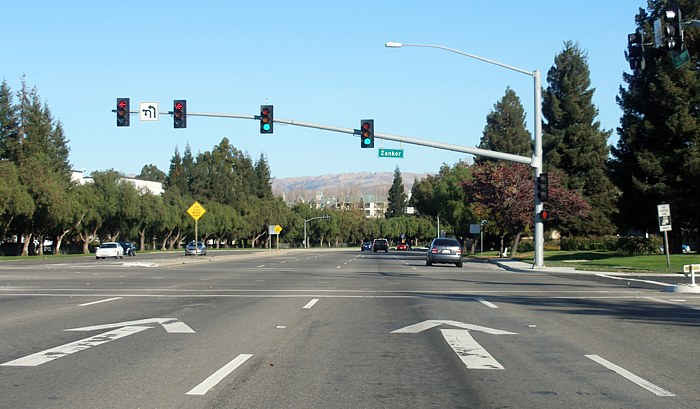
#> input picture openCV Lanes/Curved Lanes/Test Data/p1.jpg, 700 x 409 px, given in place of pathvalild_Trim.mp4, which was not available
$ jupyter execute --allow-errors 'Step By Step Lane.ipynb'   (shell and % lines are left out)   (text cells are left out)
#> lines starting #> are read from the running program, lines starting #| are printed output that depends on the picture; after the words box and inside, x2 and y2 are one past the last pixel; in counts of white or black regions, pixels touching at a corner belong together; pictures that were not available may be replaced by others from this repository, and a replacement may not be noted
[cell 1]
import cv2 as cv
import matplotlib.pyplot as plt
import numpy as np
import seaborn as sns
import pandas as pd
try:
    from jupyterthemes import jtplot
    jtplot.style(theme='monokai', context='notebook', ticks=True, grid=False)
except:
    pass
import os,sys,warnings
warnings.filterwarnings('ignore')

[cell 2]
import cv2 as cv
import numpy as np
# import matplotlib.pyplot as plt

def do_canny(frame):
    # Converts frame to grayscale because we only need the luminance channel for detecting edges
    #- less computationally expensive
    gray = cv.cvtColor(frame, cv.COLOR_BGR2GRAY)
    # Applies a 5x5 gaussian blur with deviation of 0 to frame - not mandatory since Canny will do this for us
    blur = cv.GaussianBlur(gray, (11,11), 0)
#     blurred = cv.medianBlur(gray,11)
    # Applies Canny edge detector with minVal of 50 and maxVal of 150
    v = np.median(blur)
    sigma = 0.33
#     #---- Apply automatic Canny edge detection using the computed median----
    lower = int(max(0, (1.0 - sigma) * v))
    upper = int(min(255, (1.0 + sigma) * v))
    canny = cv.Canny(blur,lower,upper)
    return canny

[cell 3]
one = cv.imread(r"D:\III semester\Web Technology\Web-Technology\Assignment 5\india.jpg")

#> (a cell that did not finish here is left out)

#> (a cell that did not finish here is left out)

#> (a cell that did not finish here is left out)

[cell 7]
def do_segment(frame):
    # every image can be thought of as a matrix
    # rows , columns, channels
    # the shape attribute of the image will give you the
    # rows(shape[0]), columns (shape[1]) and channels(shape[2])
    # channels is just the number of colors
    height = frame.shape[0]
    width = frame.shape[1]
    # making a triangular polygon with three x,y co-ordinates.
    poly = np.array([
        [(0,height),(width,height),(int(frame.shape[1]/2),int(frame.shape[0]/3))] # making a triangular mask for the segment.
    ])
    # create an image with zero intensity with same dimensions as frame.
    mask = np.zeros_like(frame)
    cv.fillPoly(mask,poly,255) # filling the frame's pentagon with ones

    # a bitwise & operation between mask and frame keeps
    # only the pentagonal area of the frame
    segment = cv.bitwise_and(frame,mask)

    return segment

#> (a cell that did not finish here is left out)

#> (a cell that did not finish here is left out)

[cell 10]
def calculate_lines(frame,lines):
    # Empty arrays to store the co-ordinates of left and right lines
    left = []
    right = []
    if(lines is None):
        return (np.array([0,0,0,0]),np.array([0,0,0,0]))
    for line in lines:
        #loop through the lines found.
        x1,y1,x2,y2 = line.reshape(4)
        # fit a linear polynomial to the x and y coordinates
        # and returns a vector of coefficients which describe
        # the slope and the intercept.
        parameters = np.polyfit((x1,x2),(y1,y2),1)
        slope = parameters[0]
        y_intercept = parameters[1]
         # If slope is negative, the line is to the left of the lane, and otherwise, the line is to the right of the lane
        if slope < 0:
            left.append((slope, y_intercept))
        else:
            right.append((slope, y_intercept))
    # Averages out all the values for left and right into a single slope and y-intercept value for each line
    left_avg = np.average(left, axis = 0)
    right_avg = np.average(right, axis = 0)
    # Calculates the x1, y1, x2, y2 coordinates for the left and right lines
    if(left_avg!=[]):
        left_line = calculate_coordinates(frame, left_avg)
    else:
        left_line = np.array([0,0,0,0])
    if(right_avg!=[]):
        right_line = calculate_coordinates(frame, right_avg)
    else:
        right_line = np.array([0,0,0,0])
    return np.array([left_line, right_line])

def calculate_coordinates(frame, parameters):
    try:
        slope, intercept = parameters
    except:
        slope = 0.001
        intercept = 0
    # Sets initial y-coordinate as height from top down (bottom of the frame)
    y1 = np.int64(frame.shape[0])
    # Sets final y-coordinate as 150 above the bottom of the frame
    y2 = np.int64(y1 - 150)
    # Sets initial x-coordinate as (y1 - b) / m since y1 = mx1 + b
    x1 = np.int64( (y1-intercept) / slope)
    # Sets final x-coordinate as (y2 - b) / m since y2 = mx2 + b
    x2 = np.int64((y2 - intercept) / slope)
    return np.array([x1, y1, x2, y2])

def visualize_lines(frame, lines):
    # Creates an image filled with zero intensities with the same dimensions as the frame
    lines_visualize = np.zeros_like(frame)
    # Checks if any lines are detected
    if lines is None:
        return lines_visualize
    X1,X2=[],[]
    if lines is not None:
        for x1, y1, x2, y2 in lines:
            # Draws lines between two coordinates with green color and 5 thickness
            try:
                # trying to find the central alignment...
                X1.append(x1)
                X2.append(x2)
                cv.line(lines_visualize, (x1, y1), (x2, y2), (0, 0, 255), 5)
            except:
                pass
    return lines_visualize

[cell 11]
 # cv.HoughLinesP(frame, distance resolution of accumulator
# in pixels (larger = less precision), angle resolution of accumulator in radians (larger = less precision),
# threshold of minimum number of intersections, empty placeholder array, minimum length of line in pixels,
# maximum distance in pixels between disconnected lines)
# hough = cv.HoughLinesP(segment, 2, np.pi / 180, 100, np.array([]), minLineLength = 100, maxLineGap = 50)

[cell 12]
%cd "E:\InnerveHackathon\"

[cell 13]
def rescale_frame(frame,percent=75):
    width = int(frame.shape[1] * percent / 100)
    height = int(frame.shape[0] * percent / 100)
    dim = (width,height)
    return cv.resize(frame,dim,interpolation = cv.INTER_AREA)

[cell 14]
cap = cv.VideoCapture(r"E:\InnerveHackathon\pathvalild_Trim.mp4")
while (cap.isOpened()):
    # ret = a boolean return value from getting the frame,
    # frame = the current frame being projected in video

    ret, frame = cap.read()
#> frame is the input picture: shape (409, 700, 3); mean B, G, R 142.4, 140.2, 122.9
    try:
        frame = rescale_frame(frame,percent = 57)
#> in rescale_frame, `return cv.resize(frame,dim,interpolation = cv.INTER_AREA)`:
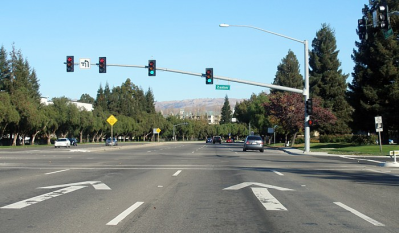
#> returned value: shape (233, 399, 3); mean of channels 0, 1, 2 142.4, 140.2, 122.9; drawn as B, G, R
    except:
        break
    canny = do_canny(frame)
#> in do_canny (call 3), `gray = cv.cvtColor(frame, cv.COLOR_BGR2GRAY)`:
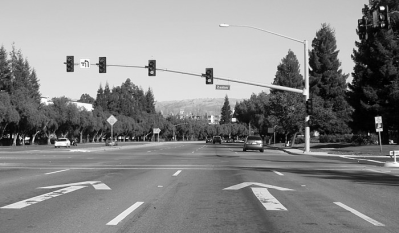
#> gray: shape (233, 399); min 0, max 253, mean 135.3
#> in do_canny (call 3), `blur = cv.GaussianBlur(gray, (11,11), 0)`:
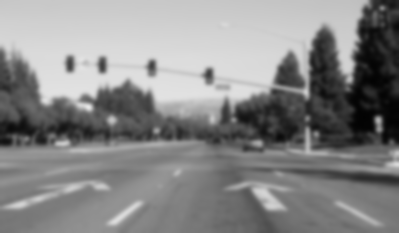
#> blur: shape (233, 399); min 2, max 229, mean 135.3
#> in do_canny (call 3), `v = np.median(blur)`: v = 130
#> in do_canny (call 3), `lower = int(max(0, (1.0 - sigma) * v))`: lower = 87
#> in do_canny (call 3), `upper = int(min(255, (1.0 + sigma) * v))`: upper = 172
#> in do_canny (call 3), `canny = cv.Canny(blur,lower,upper)`:
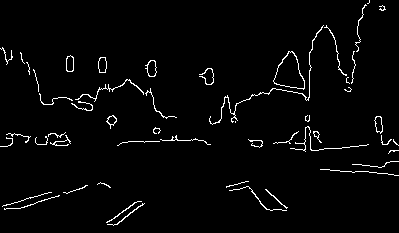
#> canny: shape (233, 399); 2.6% white in thin lines or dots
    # [9 lines of commented-out code are left out]
    segment = do_segment(canny)
#> in do_segment, `cv.fillPoly(mask,poly,255) # filling the frame's pentagon with ones`:
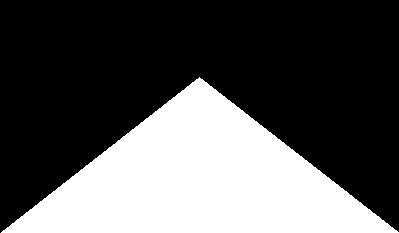
#> mask: shape (233, 399); 33.5% white; 1 white region, box (x1, y1, x2, y2) and area: (1, 77, 399, 233) 31165
#> in do_segment, `segment = cv.bitwise_and(frame,mask)`:
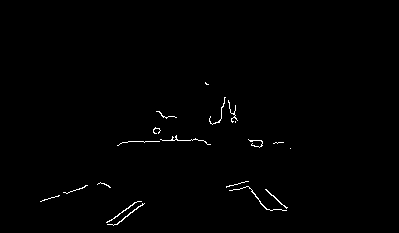
#> segment: shape (233, 399); 0.69% white in thin lines or dots, all inside (x1, y1, x2, y2) = (40, 82, 291, 226)
    hough = cv.HoughLinesP(segment, 2, np.pi / 180, 120, np.array([]), minLineLength = 70, maxLineGap = 20)
#> hough = None
    cv.imshow("Segmented canny",segment)
    # frames read at 10 Millsecond intervals.
    # Averages multiple detected lines from hough into one line for left border of lane and one line for right border of lane
    lines = calculate_lines(frame, hough)
#> lines = ([0, 0, 0, 0], [0, 0, 0, 0])
    # Visualizes the lines
    lines_visualize = visualize_lines(frame, lines)
#> the loop in visualize_lines, `for x1, y1, x2, y2 in lines:` made 2 passes
#> after the loop in visualize_lines, `for x1, y1, x2, y2 in lines:`: X1 = [0, 0]
    cv.imshow("hough", lines_visualize)
    # Overlays lines on frame by taking their weighted sums and adding an arbitrary scalar value of 1 as the gamma argument
    output = cv.addWeighted(frame, 1, lines_visualize, 2.5, 6.8)
    # Opens a new window and displays the output frame
    cv.line(output,(output.shape[1]//2,0),(output.shape[1]//2,output.shape[0]),(0,200,100),4)
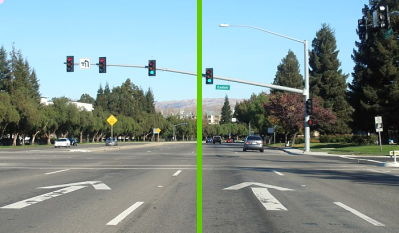
#> output: shape (233, 399, 3); mean B, G, R 146, 147.5, 129.2
    cv.imshow("output", output)
    cv.VideoWriter()
    # When user presses 'q' the while loop is broken
    if cv.waitKey(10) & 0xFF == ord('q'):
#> (key q is pressed here)
        break
cap.release()
cv.destroyAllWindows()
# releasing all the resources.

$ run again, on openCV Lanes/Curved Lanes/Test Data/p2.jpg
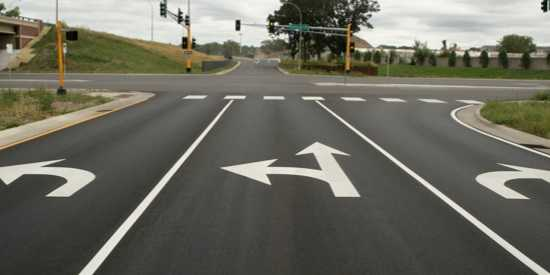
#> input picture openCV Lanes/Curved Lanes/Test Data/p2.jpg, 550 x 275 px, given in place of pathvalild_Trim.mp4, which was not available
#> frame is the input picture: shape (275, 550, 3); mean B, G, R 96.4, 107.5, 108
#> v = 91
#> lower = 60
#> upper = 121
#> in do_canny (call 3), `canny = cv.Canny(blur,lower,upper)`:
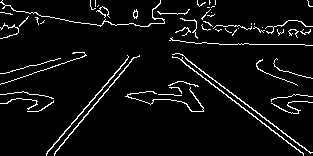
#> canny: shape (156, 313); 5.5% white in thin lines or dots
#> mask: shape (156, 313); 33.4% white; 1 white region, box (x1, y1, x2, y2) and area: (1, 52, 313, 156) 16329
#> segment: shape (156, 313); 1.2% white in thin lines or dots, all inside (x1, y1, x2, y2) = (46, 77, 304, 156)
#> hough = None
#> lines = ([0, 0, 0, 0], [0, 0, 0, 0])
#> the loop in visualize_lines, `for x1, y1, x2, y2 in lines:` made 2 passes
#> after the loop in visualize_lines, `for x1, y1, x2, y2 in lines:`: X1 = [0, 0]
#> `cv.line(output,(output.shape[1]//2,0),(output.shape[1]//2,output.shape..`:
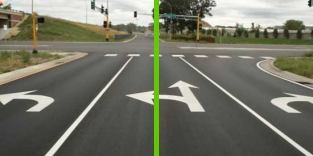
#> output: shape (156, 313, 3); mean B, G, R 101.8, 116, 114.9

$ run again, on openCV Lanes/Curved Lanes/Test Data/p3.jpg
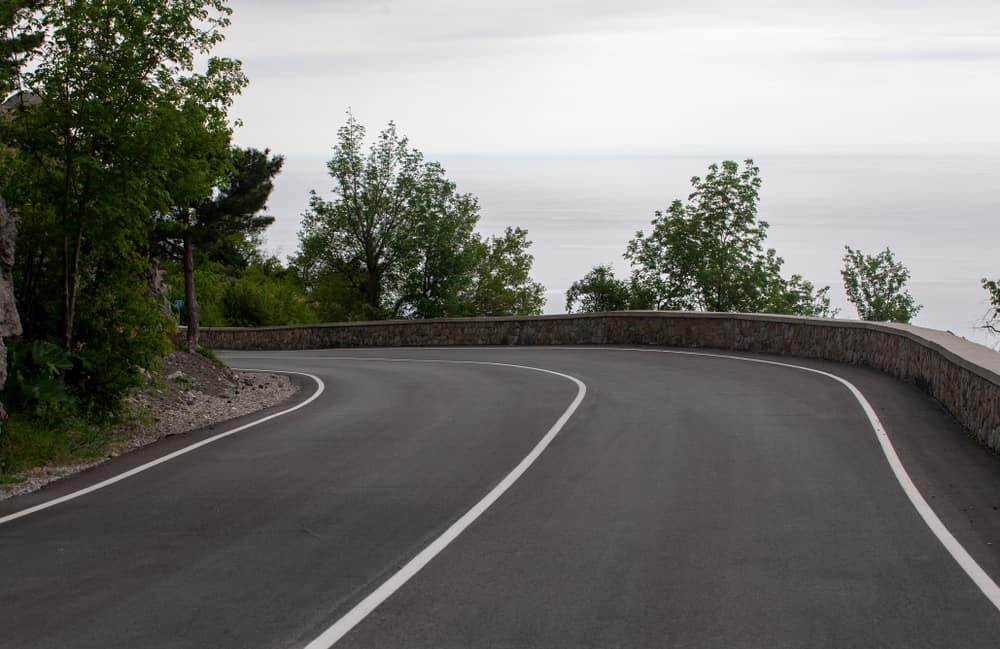
#> input picture openCV Lanes/Curved Lanes/Test Data/p3.jpg, 1000 x 649 px, given in place of pathvalild_Trim.mp4, which was not available
#> frame is the input picture: shape (649, 1000, 3); mean B, G, R 108.3, 114.2, 114.9
#> in do_canny (call 3), `blur = cv.GaussianBlur(gray, (11,11), 0)`:
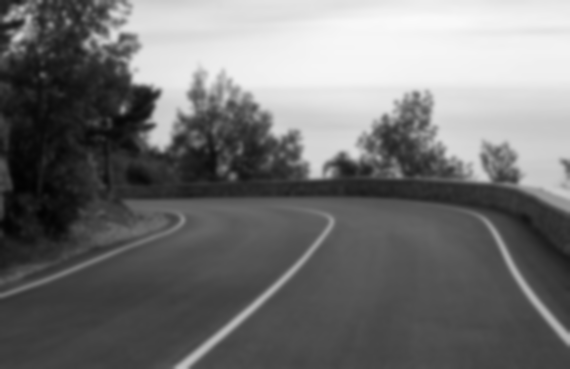
#> blur: shape (369, 570); min 3, max 250, mean 113.8
#> v = 81
#> lower = 54
#> upper = 107
#> canny: shape (369, 570); 3% white in thin lines or dots
#> mask: shape (369, 570); 33.4% white; 1 white region, box (x1, y1, x2, y2) and area: (1, 123, 570, 369) 70149
#> in do_segment, `segment = cv.bitwise_and(frame,mask)`:
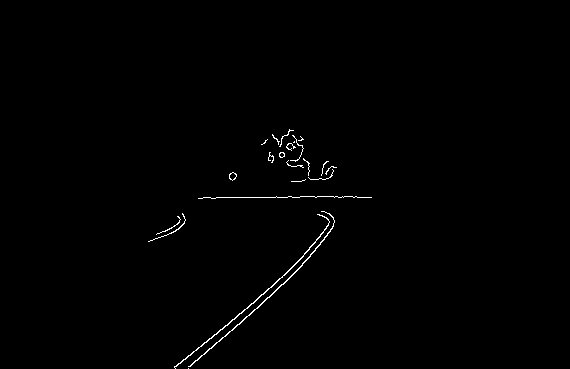
#> segment: shape (369, 570); 0.59% white in thin lines or dots, all inside (x1, y1, x2, y2) = (148, 129, 372, 369)
#> hough = [[180, 363, 274, 284], [211, 348, 294, 273], [203, 197, 371, 197]]
#> the loop in calculate_lines, `for line in lines:` made 3 passes
#> (x1, y1, x2, y2, slope, y_intercept) on passes 1 to 3: (180, 363, 274, 284, -0.84, 514.3), (211, 348, 294, 273, -0.904, 538.7), (203, 197, 371, 197, -8.06e-17, 197)
#> after the loop in calculate_lines, `for line in lines:`: left = [(-0.84, 514.3), (-0.904, 538.7), (-8.06e-17, 197)]; right = []
#> left_avg = [-0.581, 416.6]
#> right_avg = nan
